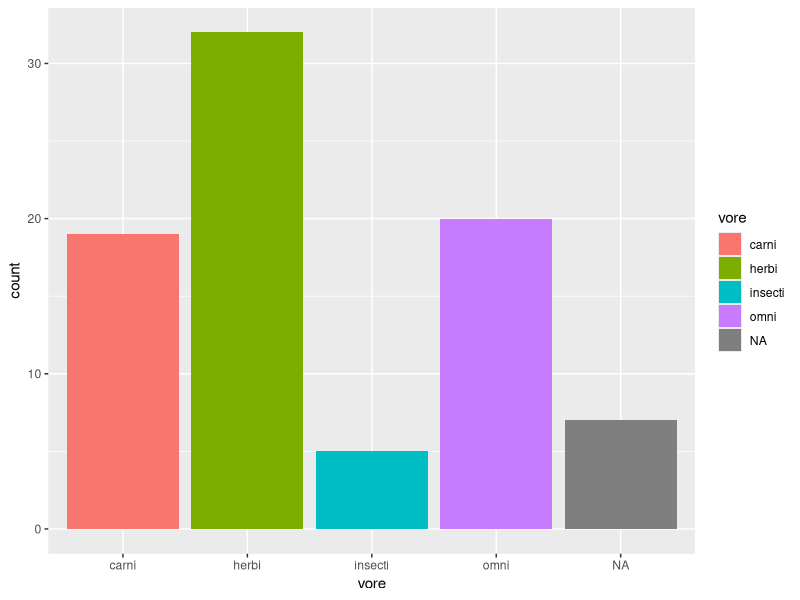
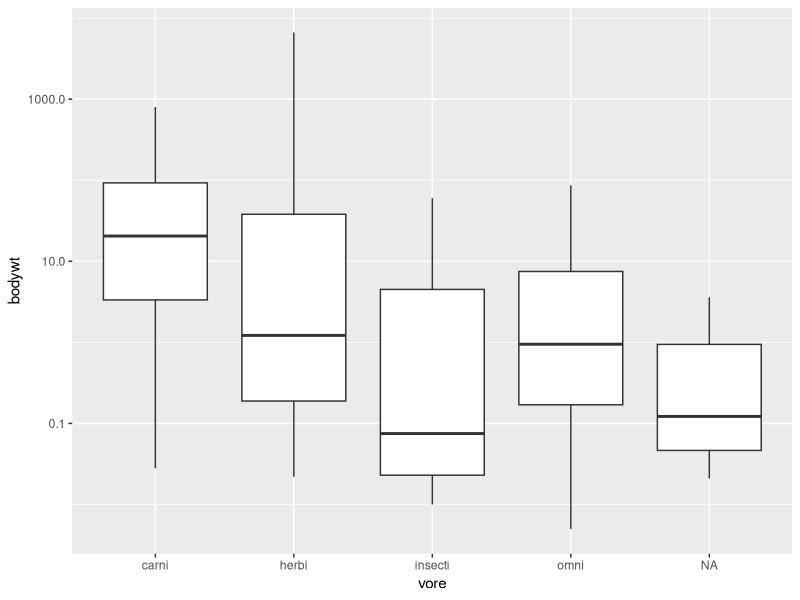
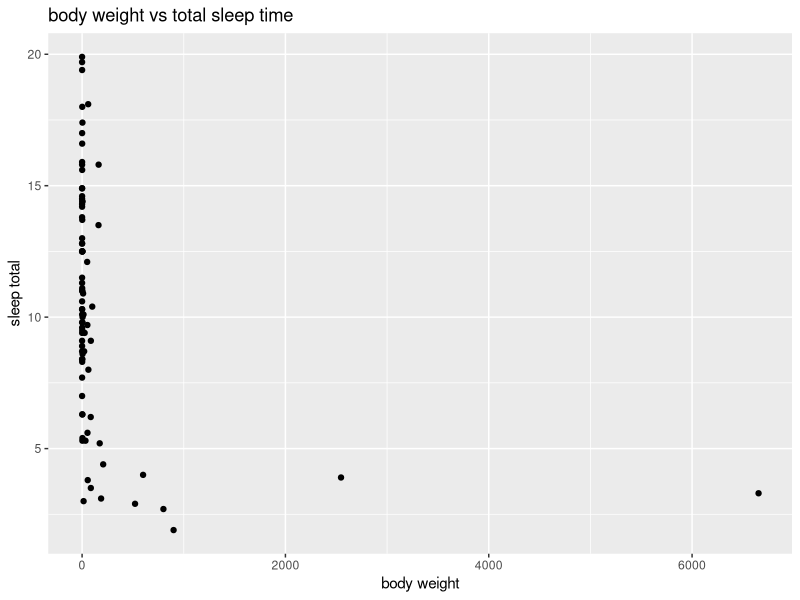
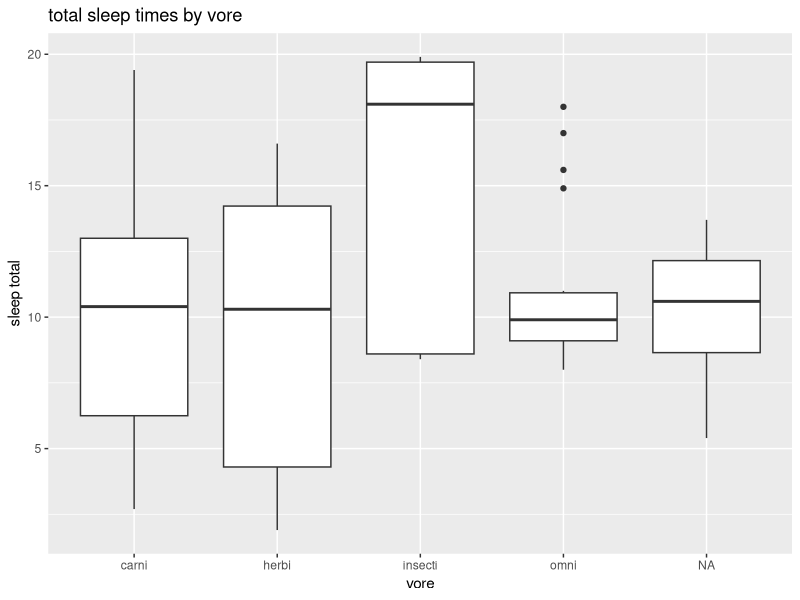
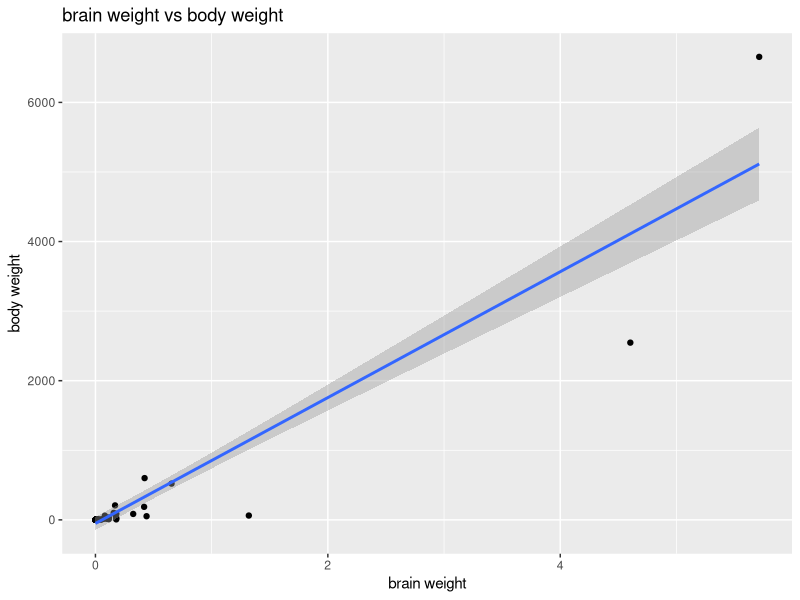
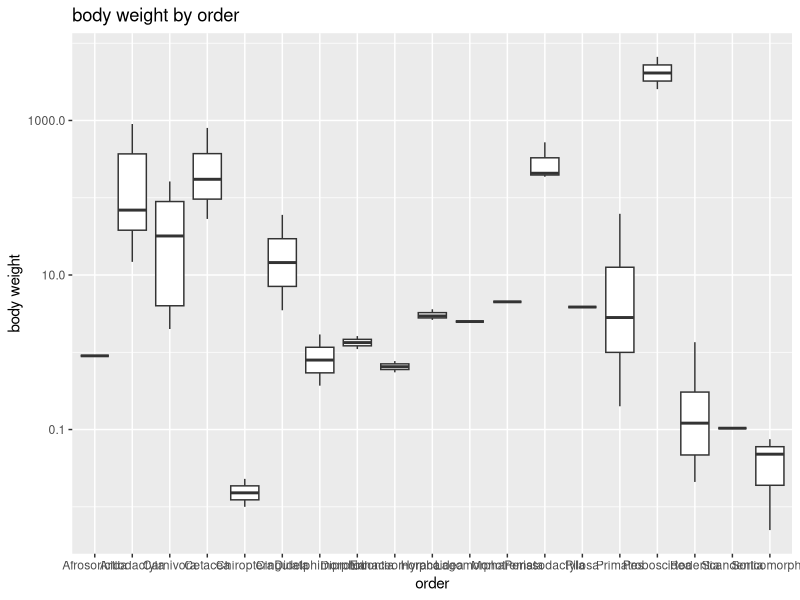

Source code (R) for these figures, in order:
## ---- chunk 1
library("tidyverse")
options(scipen = 999) #disable scientific notation
## ---- chunk 2
glimpse(msleep)
## ---- chunk 3
names(msleep)
## ---- chunk 4
ggplot(data=msleep,mapping= aes(x=vore))+geom_bar(mapping=aes(fill=vore))
## ---- chunk 5
mean(msleep$sleep_total)
#the average length of time that each mammal sleeps is 10.4 hours
## ---- chunk 6
summary(msleep$bodywt)
## ---- chunk 7
ggplot(data=msleep,mapping= aes(x=vore, y=bodywt))+geom_boxplot(na.rm=T)+scale_y_log10()
## ---- chunk 8
names(msleep)
## ---- chunk 9
ggplot(data=msleep,
       mapping=aes(x=bodywt, y=sleep_total)) + geom_point()+
  labs(title="body weight vs total sleep time", x="body weight", y="sleep total")
# When body weight is low sleep time is high. higer bodyweights have lower sleep times
## ---- chunk 10
#insecti sleeps the most
ggplot(data=msleep,mapping= aes(x=vore, y=sleep_total))+geom_boxplot()+labs(title="total sleep times by vore", x="vore", y="sleep total")
## ---- chunk 11
#yes, as brain weight goes up do does body weight
ggplot(data=msleep,
       mapping=aes(x=brainwt, y=bodywt)) + geom_point()+
  geom_smooth(method=lm, se=T)+
  labs(title="brain weight vs body weight", x="brain weight", y="body weight")
## ---- chunk 12
names(msleep)
## ---- chunk 13
ggplot(data=msleep,mapping= aes(x=order, y=bodywt))+geom_boxplot()+labs(title="body weight by order", x="order", y="body weight")+scale_y_log10()
